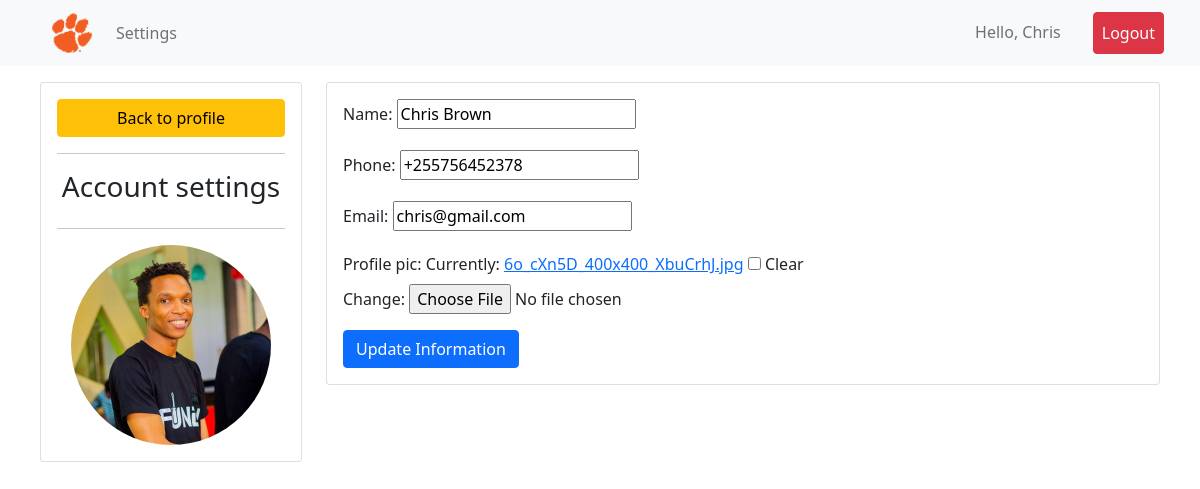
/account/ (signed in), run on the app's committed database.
### accounts/models.py (models this page shows, shortened)
class Customer(models.Model):
    user = models.OneToOneField(User, null=True, blank=True, on_delete=models.CASCADE)
    name = models.CharField(max_length=200, null=True)
    phone = models.CharField(max_length=200, null=True)
    email = models.EmailField(max_length=200, unique=True, null=True)
    profile_pic = models.ImageField(default="user-1.png", null=True, blank=True)
    date_created = models.DateTimeField(auto_now_add=True, null=True )

### accounts/decorators.py (the view)
        def wrapper_func(request, *args, **kwargs):
            print(allowed_roles)
            group = None
            if request.user.groups.exists():
                group = request.user.groups.all()[0].name
                print(group)
            if group in allowed_roles:
                return view_func(request, *args, **kwargs)
            else:
                return HttpResponse('Not allowed here..')

### accounts/forms.py
class CustomerForm(ModelForm):
    class Meta:
        model = Customer
        fields = '__all__'
        exclude = ['user',]

### accounts/views.py (called while the page is built)
@login_required(login_url='login')
@allowed_users(allowed_roles=['customer'])
def accountPage(request):
    customer = request.user.customer
    form = CustomerForm(instance=customer)
    if request.method == 'POST':
        form = CustomerForm(request.POST, request.FILES, instance=customer)
        if form.is_valid():
            form.save()
    context = { 'form': form }
    return render(request, 'accounts/account.html', context)

### accounts/templates/accounts/account.html (shortened to what this page needs)
{% extends 'base.html' %}
{% load crispy_forms_tags %}
{% load static %}
{% block content %}
    <div class="row m-3">
        <div class="col-md-3">
            <div class="card card-body">
                <a href="{% url 'home' %}" class="btn btn-warning">Back to profile</a> <hr>
                <h3 style="text-align: center;">Account settings</h3> <hr>
                <img src="{{ request.user.customer.profile_pic.url }}" alt="" class="profile-pic">
            </div>
        </div>
        <div class="col-md-9">
            <div class="card card-body">
                <form action="" method="post" enctype="multipart/form-data">
                    {% for field in form %}
                    <div class="form__group form__group mb-3">
                    <label for="" class="form-label">{{field.label}}: </label>
                            {{ field }}
                    </div>
                    {% endfor %}
                    <input class="btn btn-primary" type="submit" value="Update Information" name="submit">
                </form>
            </div>
        </div>
    </div>
{% endblock %}

### templates/components/navbar.html (shortened to what this page needs)
{% load static %}
<nav class="navbar navbar-expand-lg navbar-light bg-light">
    <div class="container-fluid">
      <a class="navbar-brand" href="{% url 'home' %}"><img class="logo" src="{% static 'images/logo.png' %}" alt=""></a>
      <div class="collapse navbar-collapse me-auto" id="navbarNav">
        <ul class="navbar-nav">
          {% if request.user.is_staff %}
          <li class="nav-item">
            <a class="nav-link active" aria-current="page" href="{% url 'home' %}">Dashboard</a>
          </li>
          <li class="nav-item">
            <a class="nav-link" href="{% url 'product' %}">Products</a>
          </li>
          {% elif request.user.is_authenticated %}
          <li class="nav-item">
            <a class="nav-link" href="{% url 'accounts-page' %}">Settings</a>
          </li>
          {% endif %}
        </ul>
        {% if request.user.is_authenticated %}
        <ul class="navbar-nav ms-auto">
          <li class="nav-item me-auto">
            <a class="nav-link" href="#">Hello, {{ request.user.username|capfirst }}</a>
          </li>
          <li class="nav-item px-4 me-auto">
            <a class="nav-link btn btn-danger text-white" href="{% url 'logout' %}">Logout</a>
          </li>
        </ul>
        {% endif %}
      </div>
    </div>
</nav>

### static/css/main.css (style rules this page uses)
.logo { width: 2em; height: 2em; margin-left: 2em; }
.profile-pic { max-width: 200px; max-height: 200px; margin: 0 auto; border-radius: 50%; }

### data on the page
Customer: form "Chris Brown" "+255756452378" "chris@gmail.com"

### other printed values
{{ request.user.username|capfirst }} "Chris"
{{ field.label }} "Name" "Phone" "Email" "Profile pic"
